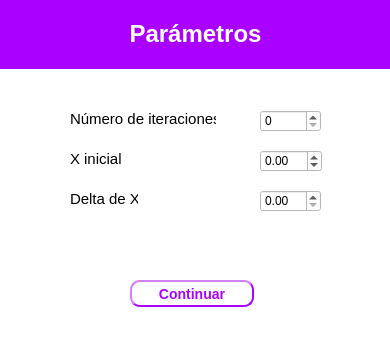
<?xml version="1.0" encoding="UTF-8"?>
<ui version="4.0">
 <class>Dialog</class>
 <widget class="QDialog" name="Dialog">
  <property name="geometry">
   <rect>
    <x>0</x>
    <y>0</y>
    <width>390</width>
    <height>350</height>
   </rect>
  </property>
  <property name="windowTitle">
   <string>Dialog</string>
  </property>
  <property name="styleSheet">
   <string notr="true">background-color: rgb(255, 255, 255);</string>
  </property>
  <widget class="QLabel" name="label_4">
   <property name="geometry">
    <rect>
     <x>70</x>
     <y>150</y>
     <width>51</width>
     <height>18</height>
    </rect>
   </property>
   <property name="font">
    <font>
     <pointsize>11</pointsize>
     <weight>50</weight>
     <bold>false</bold>
    </font>
   </property>
   <property name="text">
    <string>&lt;html&gt;&lt;head/&gt;&lt;body&gt;&lt;p&gt;X inicial&lt;/p&gt;&lt;/body&gt;&lt;/html&gt;</string>
   </property>
  </widget>
  <widget class="QPushButton" name="continuar">
   <property name="geometry">
    <rect>
     <x>130</x>
     <y>280</y>
     <width>124</width>
     <height>27</height>
    </rect>
   </property>
   <property name="font">
    <font>
     <pointsize>-1</pointsize>
     <weight>75</weight>
     <italic>false</italic>
     <bold>true</bold>
    </font>
   </property>
   <property name="styleSheet">
    <string notr="true">color: rgb(170, 0, 255);
	border-width: 2px;
    border-style: outset;
    border-radius: 10px;
    border-color:rgb(170, 0, 255);
    font: bold 14px;
    padding: 6px;</string>
   </property>
   <property name="text">
    <string>Continuar</string>
   </property>
  </widget>
  <widget class="QLabel" name="label_3">
   <property name="geometry">
    <rect>
     <x>70</x>
     <y>110</y>
     <width>146</width>
     <height>18</height>
    </rect>
   </property>
   <property name="font">
    <font>
     <pointsize>11</pointsize>
     <weight>50</weight>
     <bold>false</bold>
    </font>
   </property>
   <property name="text">
    <string>&lt;html&gt;&lt;head/&gt;&lt;body&gt;&lt;p&gt;Número de iteraciones&lt;/p&gt;&lt;/body&gt;&lt;/html&gt;</string>
   </property>
  </widget>
  <widget class="QSpinBox" name="niter">
   <property name="geometry">
    <rect>
     <x>260</x>
     <y>110</y>
     <width>61</width>
     <height>22</height>
    </rect>
   </property>
  </widget>
  <widget class="QDoubleSpinBox" name="xi">
   <property name="geometry">
    <rect>
     <x>260</x>
     <y>150</y>
     <width>62</width>
     <height>22</height>
    </rect>
   </property>
   <property name="minimum">
    <double>-1000.000000000000000</double>
   </property>
   <property name="maximum">
    <double>1000.000000000000000</double>
   </property>
  </widget>
  <widget class="QDoubleSpinBox" name="delta">
   <property name="geometry">
    <rect>
     <x>260</x>
     <y>190</y>
     <width>61</width>
     <height>22</height>
    </rect>
   </property>
  </widget>
  <widget class="QLabel" name="label_5">
   <property name="geometry">
    <rect>
     <x>70</x>
     <y>190</y>
     <width>68</width>
     <height>18</height>
    </rect>
   </property>
   <property name="font">
    <font>
     <pointsize>11</pointsize>
     <weight>50</weight>
     <bold>false</bold>
    </font>
   </property>
   <property name="text">
    <string>&lt;html&gt;&lt;head/&gt;&lt;body&gt;&lt;p&gt;Delta de X&lt;/p&gt;&lt;/body&gt;&lt;/html&gt;</string>
   </property>
  </widget>
  <widget class="QLabel" name="label_2">
   <property name="geometry">
    <rect>
     <x>0</x>
     <y>0</y>
     <width>391</width>
     <height>69</height>
    </rect>
   </property>
   <property name="styleSheet">
    <string notr="true">background-color: rgb(170, 0, 255);</string>
   </property>
   <property name="text">
    <string>&lt;html&gt;&lt;head/&gt;&lt;body&gt;&lt;p align=&quot;center&quot;&gt;&lt;span style=&quot; font-size:18pt; font-weight:600; color:#ffffff;&quot;&gt;Parámetros&lt;/span&gt;&lt;/p&gt;&lt;/body&gt;&lt;/html&gt;</string>
   </property>
  </widget>
 </widget>
 <resources/>
 <connections/>
</ui>
